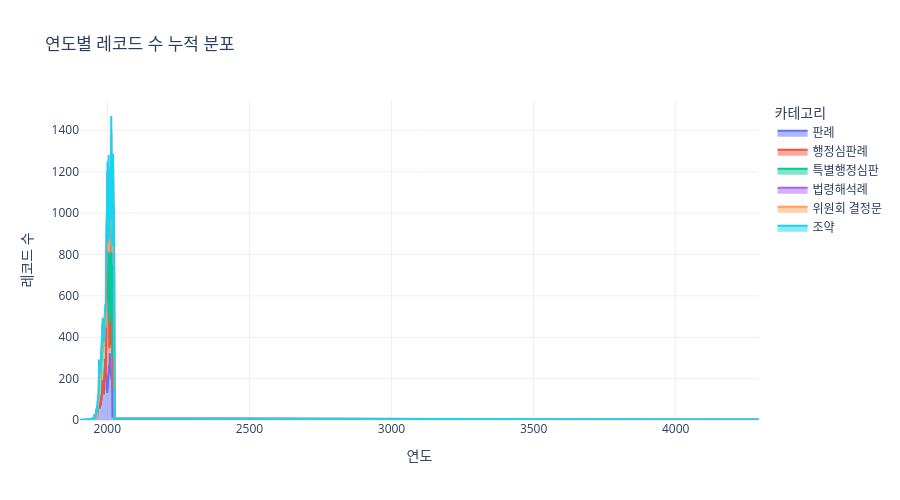

Notebook source saved alongside this figure:
### Code cell
# ── 연도별 레코드 수 누적 영역 차트 ─────────────────────
# 모든 카테고리의 연도별 분포를 stacked area로
year_data = []
for cat_key, tr in temporal_results.items():
    for year, count in tr["year_distribution"].items():
        year_data.append({
            "연도": int(year),
            "카테고리": tr["label"],
            "레코드 수": count,
        })

df_year = pd.DataFrame(year_data)

if not df_year.empty:
    fig = px.area(
        df_year,
        x="연도",
        y="레코드 수",
        color="카테고리",
        title="연도별 레코드 수 누적 분포",
        labels={"연도": "연도", "레코드 수": "레코드 수"},
    )
    fig.update_layout(height=500)
    fig.show()

### Figure 1 — Plotly figure (JSON) as saved in the notebook; plotly's stock layout.template omitted (floating-point values rounded to 4 significant figures)
{"data": [{"fillpattern": {"shape": ""}, "hovertemplate": "카테고리=판례<br>연도=%{x}<br>레코드 수=%{y}<extra></extra>", "legendgroup": "판례", "line": {"color": "#636efa"}, "marker": {"symbol": "circle"}, "mode": "lines", "name": "판례", "orientation": "v", "showlegend": true, "stackgroup": "1", "type": "scatter", "x": [1948, 1949, 1950, 1952, 1953, 1954, 1955, 1956, 1957, 1958, 1959, 1960, 1961, 1962, 1963, 1964, 1965, 1966, 1967, 1968, 1969, 1970, 1971, 1972, 1973, 1974, 1975, 1976, 1977, 1978, 1979, 1980, 1981, 1982, 1983, 1984, 1985, 1986, 1987, 1988, 1989, 1990, 1991, 1992, 1993, 1994, 1995, 1996, 1997, 1998, 1999, 2000, 2001, 2002, 2003, 2004, 2005, 2006, 2007, 2008, 2009, 2010, 2011, 2012, 2013, 2014, 2015, 2016, 2017, 2018, 2019, 2020, 2021, 2022, 2023, 2024, 2025, 4289, 4292, 4293], "xaxis": "x", "y": [2, 1, 1, 1, 3, 14, 25, 10, 11, 9, 19, 16, 10, 52, 33, 16, 34, 69, 62, 79, 93, 93, 69, 77, 56, 77, 83, 75, 71, 84, 96, 116, 97, 140, 188, 193, 181, 156, 191, 124, 184, 215, 244, 291, 296, 192, 219, 208, 209, 145, 157, 131, 151, 163, 162, 179, 222, 258, 268, 244, 322, 280, 248, 212, 203, 215, 195, 198, 218, 12, 181, 170, 167, 171, 133, 134, 73, 1, 1, 1], "yaxis": "y"}, {"fillpattern": {"shape": ""}, "hovertemplate": "카테고리=행정심판례<br>연도=%{x}<br>레코드 수=%{y}<extra></extra>", "legendgroup": "행정심판례", "line": {"color": "#EF553B"}, "marker": {"symbol": "circle"}, "mode": "lines", "name": "행정심판례", "orientation": "v", "showlegend": true, "stackgroup": "1", "type": "scatter", "x": [1996, 1997, 1998, 1999, 2000, 2001, 2002, 2003, 2004, 2005, 2006, 2007, 2008, 2009, 2010, 2011, 2012, 2013, 2014, 2015, 2016, 2017, 2018, 2019, 2020, 2021, 2022, 2023, 2024, 2025], "xaxis": "x", "y": [168, 426, 329, 498, 666, 825, 424, 650, 521, 759, 226, 79, 112, 138, 217, 115, 206, 488, 612, 323, 162, 343, 140, 172, 422, 326, 178, 194, 91, 33], "yaxis": "y"}, {"fillpattern": {"shape": ""}, "hovertemplate": "카테고리=특별행정심판<br>연도=%{x}<br>레코드 수=%{y}<extra></extra>", "legendgroup": "특별행정심판", "line": {"color": "#00cc96"}, "marker": {"symbol": "circle"}, "mode": "lines", "name": "특별행정심판", "orientation": "v", "showlegend": true, "stackgroup": "1", "type": "scatter", "x": [1927, 1948, 1971, 1972, 1973, 1974, 1975, 1976, 1977, 1978, 1979, 1980, 1981, 1982, 1983, 1984, 1985, 1986, 1987, 1988, 1989, 1990, 1991, 1992, 1993, 1994, 1995, 1996, 1997, 1998, 1999, 2000, 2001, 2002, 2003, 2004, 2005, 2006, 2007, 2008, 2009, 2010, 2011, 2012, 2013, 2014, 2015, 2016, 2017, 2018, 2019, 2020, 2021, 2022, 2023, 2024, 2025], "xaxis": "x", "y": [1, 1, 183, 151, 163, 122, 123, 126, 165, 198, 224, 180, 262, 186, 179, 277, 246, 256, 264, 232, 187, 208, 227, 188, 210, 254, 262, 325, 247, 318, 263, 238, 227, 231, 180, 120, 134, 137, 124, 152, 147, 148, 137, 125, 96, 133, 146, 171, 182, 154, 146, 155, 137, 96, 106, 100, 42], "yaxis": "y"}, {"fillpattern": {"shape": ""}, "hovertemplate": "카테고리=법령해석례<br>연도=%{x}<br>레코드 수=%{y}<extra></extra>", "legendgroup": "법령해석례", "line": {"color": "#ab63fa"}, "marker": {"symbol": "circle"}, "mode": "lines", "name": "법령해석례", "orientation": "v", "showlegend": true, "stackgroup": "1", "type": "scatter", "x": [2005, 2006, 2007, 2008, 2009, 2010, 2011, 2012, 2013, 2014, 2015, 2016, 2017, 2018, 2019, 2020, 2021, 2022, 2023, 2024, 2025, 2026], "xaxis": "x", "y": [97, 265, 339, 320, 304, 346, 501, 358, 406, 434, 440, 529, 497, 504, 452, 453, 470, 476, 484, 415, 406, 9], "yaxis": "y"}, {"fillpattern": {"shape": ""}, "hovertemplate": "카테고리=위원회 결정문<br>연도=%{x}<br>레코드 수=%{y}<extra></extra>", "legendgroup": "위원회 결정문", "line": {"color": "#FFA15A"}, "marker": {"symbol": "circle"}, "mode": "lines", "name": "위원회 결정문", "orientation": "v", "showlegend": true, "stackgroup": "1", "type": "scatter", "x": [2019, 2020, 2021, 2022, 2023, 2024, 2025], "xaxis": "x", "y": [71, 80, 81, 107, 77, 97, 52], "yaxis": "y"}, {"fillpattern": {"shape": ""}, "hovertemplate": "카테고리=조약<br>연도=%{x}<br>레코드 수=%{y}<extra></extra>", "legendgroup": "조약", "line": {"color": "#19d3f3"}, "marker": {"symbol": "circle"}, "mode": "lines", "name": "조약", "orientation": "v", "showlegend": true, "stackgroup": "1", "type": "scatter", "x": [1904, 1948, 1949, 1950, 1951, 1952, 1953, 1954, 1955, 1956, 1957, 1958, 1959, 1960, 1961, 1962, 1963, 1964, 1965, 1966, 1967, 1968, 1969, 1970, 1971, 1972, 1973, 1974, 1975, 1976, 1977, 1978, 1979, 1980, 1981, 1982, 1983, 1984, 1985, 1986, 1987, 1988, 1989, 1990, 1991, 1992, 1993, 1994, 1995, 1996, 1997, 1998, 1999, 2000, 2001, 2002, 2003, 2004, 2005, 2006, 2007, 2008, 2009, 2010, 2011, 2012, 2013, 2014, 2015, 2016, 2017, 2018, 2019, 2020, 2021, 2022, 2023, 2024, 2025], "xaxis": "x", "y": [1, 5, 5, 11, 6, 11, 5, 4, 2, 3, 3, 5, 6, 12, 16, 8, 13, 21, 47, 33, 30, 19, 31, 35, 40, 44, 18, 40, 29, 24, 33, 29, 36, 20, 41, 26, 22, 24, 22, 16, 21, 19, 26, 33, 38, 44, 54, 74, 63, 51, 52, 36, 43, 59, 46, 39, 49, 61, 69, 95, 69, 53, 61, 66, 50, 72, 74, 75, 67, 36, 24, 28, 43, 8, 5, 9, 31, 34, 9], "yaxis": "y"}], "layout": {"height": 500, "legend": {"title": {"text": "카테고리"}, "tracegroupgap": 0}, "title": {"text": "연도별 레코드 수 누적 분포"}, "xaxis": {"anchor": "y", "domain": [0, 1], "title": {"text": "연도"}}, "yaxis": {"anchor": "x", "domain": [0, 1], "title": {"text": "레코드 수"}}}}
